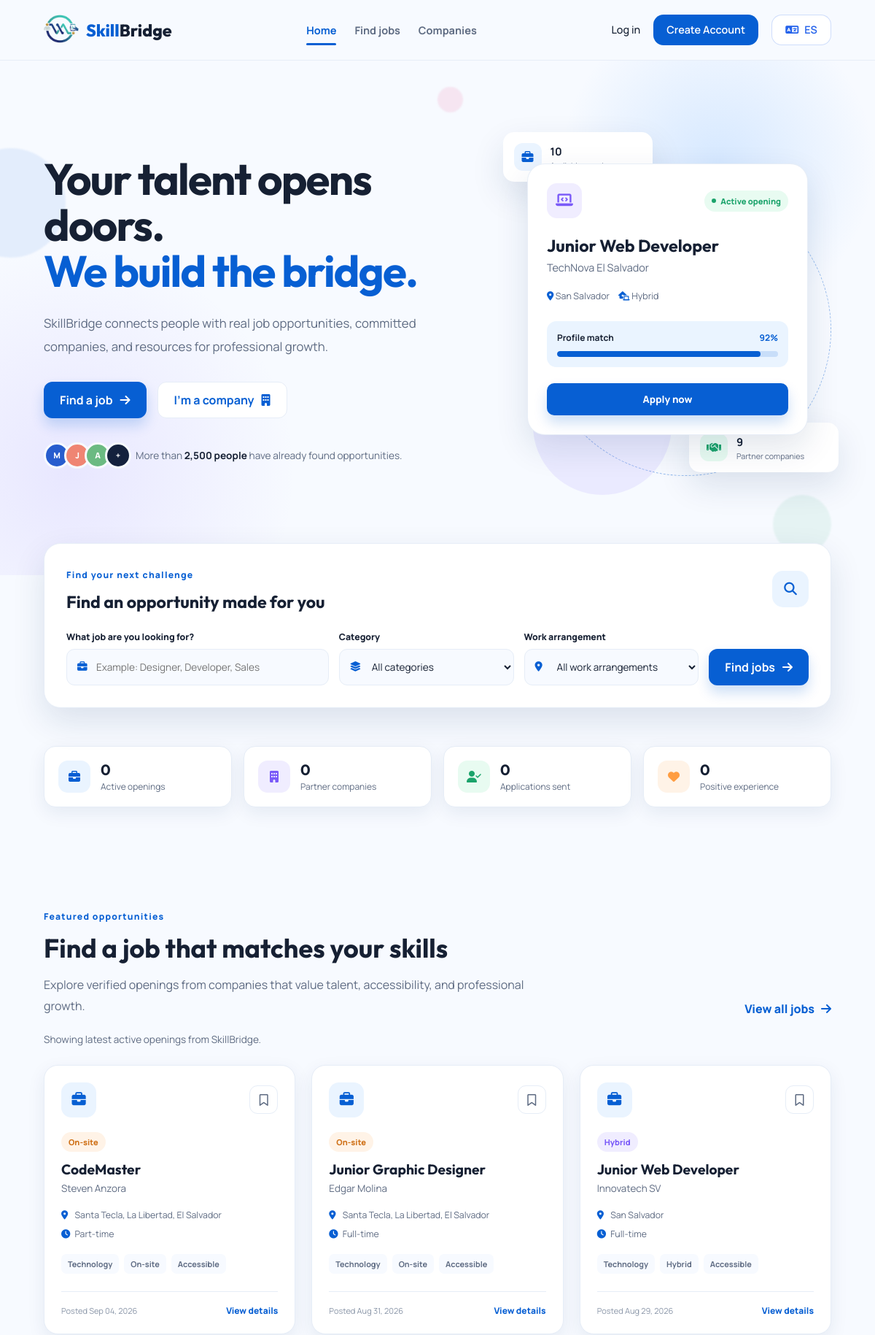
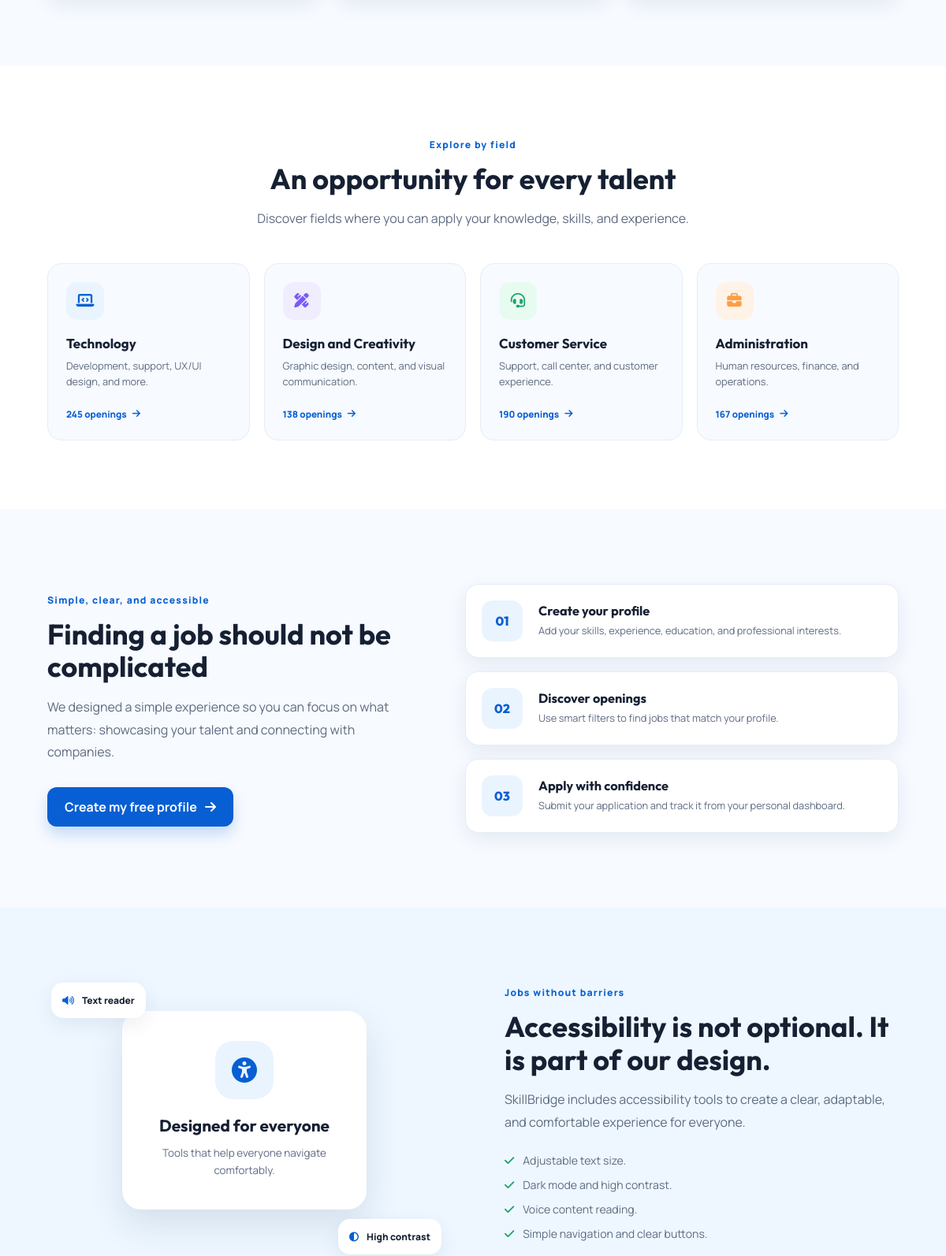
The page / (upper part) on the database its author committed (2 pictures, top to bottom).
### tables this page shows
CREATE TABLE `vacantes` (
  `id_vacante` int(11) NOT NULL,
  `id_empresa` int(11) NOT NULL,
  `titulo` varchar(150) NOT NULL,
  `titulo_en` varchar(150) DEFAULT NULL,
  `titulo_es` varchar(150) DEFAULT NULL,
  `categoria` varchar(80) NOT NULL,
  `modalidad` varchar(50) NOT NULL,
  `ubicacion` varchar(120) NOT NULL,
  `tipo_empleo` varchar(100) NOT NULL,
  `nivel_experiencia` varchar(80) NOT NULL,
  `salario` decimal(10,2) DEFAULT NULL,
  `descripcion` text NOT NULL,
  `descripcion_en` text DEFAULT NULL,
  `descripcion_es` text DEFAULT NULL,
  `responsabilidades` text DEFAULT NULL,
  `responsabilidades_en` text DEFAULT NULL,
  `responsabilidades_es` text DEFAULT NULL,
  `requisitos` text DEFAULT NULL,
  `requisitos_en` text DEFAULT NULL,
  `requisitos_es` text DEFAULT NULL,
  `habilidades` text DEFAULT NULL,
  `habilidades_en` text DEFAULT NULL,
  `habilidades_es` text DEFAULT NULL,
  `fecha_publicacion` timestamp NOT NULL DEFAULT current_timestamp(),
  `fecha_limite` date DEFAULT NULL,
  `estado` varchar(30) DEFAULT 'activa',
  `inclusiva` tinyint(1) DEFAULT 1
);

CREATE TABLE `empresas` (
  `id_empresa` int(11) NOT NULL,
  `nombre` varchar(120) NOT NULL,
  `lema` varchar(255) DEFAULT NULL,
  `descripcion` text DEFAULT NULL,
  `ubicacion` varchar(120) DEFAULT NULL,
  `anio_fundacion` year(4) DEFAULT NULL,
  `colaboradores` varchar(30) DEFAULT NULL,
  `logo` varchar(255) DEFAULT NULL,
  `estado` tinyint(1) DEFAULT 1,
  `fecha_registro` timestamp NOT NULL DEFAULT current_timestamp()
);

### index.php (the view, shortened to what the rows shown need)
<?php
require_once "config/conexion.php";
$usuarioLogueado = isset($_SESSION["id_usuario"]);
$tipoUsuario = $_SESSION["tipo_usuario"] ?? "";
$usuarioActual = null;
function limpiar($valor) {
    return htmlspecialchars($valor ?? "", ENT_QUOTES, "UTF-8");
}
function normalizarTextoBusqueda($valor) {
    $valor = trim((string)($valor ?? ""));
    $mapa = [
        "Á" => "A", "É" => "E", "Í" => "I", "Ó" => "O", "Ú" => "U", "Ü" => "U", "Ñ" => "N",
        "á" => "a", "é" => "e", "í" => "i", "ó" => "o", "ú" => "u", "ü" => "u", "ñ" => "n"
    ];
    $valor = strtr($valor, $mapa);
    $valor = strtolower($valor);
    $valor = preg_replace('/\s+/', ' ', $valor);
    return trim($valor);
}
function normalizarCategoria($valor) {
    $texto = normalizarTextoBusqueda($valor);
    if ($texto === "technology" || $texto === "tech" || $texto === "tecnologia") {
        return "technology";
    }
    return $texto;
}
function normalizarModalidad($valor) {
    $texto = normalizarTextoBusqueda($valor);
    if ($texto === "hybrid" || $texto === "hibrido" || $texto === "híbrido") {
        return "hybrid";
    }
    if ($texto === "on-site" || $texto === "onsite" || $texto === "in-person" || $texto === "in person" || $texto === "presencial") {
        return "on-site";
    }
    return $texto;
}
function normalizarTipoEmpleo($valor) {
    $texto = normalizarTextoBusqueda($valor);
    if ($texto === "full-time" || $texto === "full time" || $texto === "tiempo completo") {
        return "full-time";
    }
    if ($texto === "part-time" || $texto === "part time" || $texto === "medio tiempo") {
        return "part-time";
    }
    return $texto;
}
function modalidadClase($modalidad) {
    $modalidadNormalizada = normalizarModalidad($modalidad);
    if ($modalidadNormalizada === "hybrid") {
        return "hybrid";
    }
    return "in-person";
}
function categoriaSlug($categoria) {
    $categoriaNormalizada = normalizarCategoria($categoria);
    $mapa = [
        "technology" => "tecnologia",
        "design" => "diseno",
        "sales" => "ventas",
        "administration" => "administracion",
        "customer service" => "atencion",
        "human resources" => "recursos-humanos"
    ];
    return $mapa[$categoriaNormalizada] ?? "todos";
}
function modalidadSlug($modalidad) {
    $modalidadNormalizada = normalizarModalidad($modalidad);
    $mapa = [
        "remote" => "remoto",
        "hybrid" => "hibrido",
        "on-site" => "presencial"
    ];
    return $mapa[$modalidadNormalizada] ?? "todos";
}
$idiomasPermitidos = ["en", "es"];
if (isset($_GET["lang"]) && in_array($_GET["lang"], $idiomasPermitidos, true)) {
    $idiomaActual = $_GET["lang"];
} elseif ($usuarioActual && !empty($usuarioActual["idioma_preferido"])) {
    $idiomaActual = $usuarioActual["idioma_preferido"];
} elseif (!empty($_SESSION["idioma_preferido"])) {
    $idiomaActual = $_SESSION["idioma_preferido"];
} else {
    $idiomaActual = "en";
}
function t($key) {
    global $translations, $idiomaActual;
    return $translations[$idiomaActual][$key]
        ?? $translations["en"][$key]
        ?? $key;
}
function icono($clases, $labelKey) {
    echo '<i class="' . limpiar($clases) . '" role="img" aria-label="' . limpiar(t($labelKey)) . '" title="' . limpiar(t($labelKey)) . '"></i>';
}
function enlaceIdioma($pagina, $parametros = []) {
    global $idiomaActual;
    $parametros["lang"] = $idiomaActual;
    return $pagina . "?" . http_build_query($parametros);
}
function campoIdioma($fila, $campoBase) {
    global $idiomaActual;
    $campoPreferido = $campoBase . "_" . $idiomaActual;
    if (!empty($fila[$campoPreferido])) {
        return $fila[$campoPreferido];
    }
    return $fila[$campoBase] ?? "";
}
function etiquetaCategoria($categoria) {
    $categoriaNormalizada = normalizarCategoria($categoria);
    $mapa = [
        "technology" => t("cat_technology"),
        "design" => t("cat_design"),
        "sales" => t("cat_sales"),
        "administration" => t("cat_administration"),
        "customer service" => t("cat_customer_service"),
        "human resources" => t("cat_human_resources")
    ];
    return $mapa[$categoriaNormalizada] ?? ($categoria !== "" ? $categoria : t("general"));
}
function etiquetaModalidad($modalidad) {
    $modalidadNormalizada = normalizarModalidad($modalidad);
    $mapa = [
        "remote" => t("remote"),
        "hybrid" => t("hybrid"),
        "on-site" => t("onsite")
    ];
    return $mapa[$modalidadNormalizada] ?? ($modalidad !== "" ? $modalidad : t("not_specified"));
}
function etiquetaTipoEmpleo($tipoEmpleo) {
    $tipoNormalizado = normalizarTipoEmpleo($tipoEmpleo);
    $mapa = [
        "full-time" => t("full_time"),
        "part-time" => t("part_time"),
        "internship" => t("internship"),
        "temporary" => t("temporary"),
        "freelance" => t("freelance")
    ];
    return $mapa[$tipoNormalizado] ?? ($tipoEmpleo !== "" ? $tipoEmpleo : t("not_specified"));
}
function fechaPublicacionTexto($fecha) {
    $timestamp = strtotime($fecha);
    return t("posted") . " " . date("M d, Y", $timestamp);
}
function descripcionCorta($texto, $limite = 150) {
    $texto = trim(strip_tags($texto ?? ""));
    if (function_exists("mb_strlen") && function_exists("mb_substr")) {
        if (mb_strlen($texto, "UTF-8") <= $limite) {
            return $texto;
        }
        return mb_substr($texto, 0, $limite, "UTF-8") . "...";
    }
    return substr($texto, 0, $limite) . "...";
}
$esEmpresa = $tipoUsuario === "empresa";
$esAdmin = $tipoUsuario === "administrador";
$esCandidato = $tipoUsuario === "candidato";
$puedeBuscarEmpleo = !$usuarioLogueado || $esCandidato || $esAdmin;
$escalaTexto = $usuarioActual && isset($usuarioActual["escala_texto"]) ? (float)$usuarioActual["escala_texto"] : 1.00;
$empleosDestacados = [];
try {
    $sqlDestacados = "
        SELECT
            vacantes.id_vacante,
            vacantes.titulo,
            vacantes.titulo_en,
            vacantes.titulo_es,
            vacantes.categoria,
            vacantes.modalidad,
            vacantes.ubicacion,
            vacantes.tipo_empleo,
            vacantes.salario,
            vacantes.descripcion,
            vacantes.descripcion_en,
            vacantes.descripcion_es,
            vacantes.fecha_publicacion,
            empresas.nombre AS empresa_nombre
        FROM vacantes
        INNER JOIN empresas
            ON vacantes.id_empresa = empresas.id_empresa
        WHERE vacantes.estado = 'activa'
        ORDER BY vacantes.fecha_publicacion DESC
        LIMIT 3
    ";
    $stmtDestacados = $pdo->query($sqlDestacados);
    $empleosDestacados = $stmtDestacados->fetchAll();
} catch (PDOException $e) {
    $errorHomeDatos = true;
}
$bodyClasses = [];
$bodyClassText = implode(" ", $bodyClasses);
?>
<!DOCTYPE html>
<html lang="<?php echo limpiar($idiomaActual); ?>" style="--font-scale: <?php echo number_format($escalaTexto, 2); ?>;">
<head>
    <link rel="stylesheet"
        href="https://cdnjs.cloudflare.com/ajax/libs/font-awesome/6.6.0/css/all.min.css">
    <link rel="stylesheet" href="css/style.css?v=20260904footerfinal">
</head>
<body class="<?php echo limpiar($bodyClassText); ?>">
        <?php icono("fa-solid fa-universal-access", "accessibility_icon"); ?>
    <main id="mainContent">
        <section class="hero-section">
            <div class="container hero-grid">
                <div class="hero-content">
                    <h1>
                        <?php echo limpiar($esEmpresa ? t("hero_title_company") : t("hero_title_user")); ?>
                        <span><?php echo limpiar($esEmpresa ? t("hero_title_company_span") : t("hero_title_user_span")); ?></span>
                    </h1>
                </div>
            </div>
        </section>
        <?php if ($puedeBuscarEmpleo): ?>
            <section class="search-section" id="buscar-empleo">
                <div class="container">
                    <div class="search-box">
                        <div class="search-header">
                            <div>
                                <h2><?php echo limpiar(t("search_title")); ?></h2>
                            </div>
                        </div>
                    </div>
                </div>
            </section>
        <?php endif; ?>
        <?php if ($puedeBuscarEmpleo): ?>
            <section class="featured-jobs-section" id="empleos-destacados">
                <div class="container">
                    <div class="section-heading">
                        <div>
                            <h2><?php echo limpiar(t("featured_title")); ?></h2>
                        </div>
                    </div>
                    <div class="jobs-grid" id="jobsGrid">
                        <?php if (!empty($empleosDestacados)): ?>
                            <?php foreach ($empleosDestacados as $empleo): ?>
                                <?php
                                    $tituloEmpleo = campoIdioma($empleo, "titulo");
                                    $empresaEmpleo = $empleo["empresa_nombre"] ?? "Company";
                                    $ubicacionEmpleo = $empleo["ubicacion"] ?? t("not_specified");
                                    $modalidadEmpleo = $empleo["modalidad"] ?? "";
                                    $categoriaEmpleo = $empleo["categoria"] ?? "";
                                    $tipoEmpleoValor = $empleo["tipo_empleo"] ?? "";
                                    $descripcionEmpleo = descripcionCorta(campoIdioma($empleo, "descripcion"));
                                    $urlDetalle = enlaceIdioma("detalle-empleo.php", ["id" => (int)$empleo["id_vacante"]]);
                                    $modalidadEtiqueta = etiquetaModalidad($modalidadEmpleo);
                                    $categoriaEtiqueta = etiquetaCategoria($categoriaEmpleo);
                                    $tipoEmpleoEtiqueta = etiquetaTipoEmpleo($tipoEmpleoValor);
                                    $dataTitle = normalizarTextoBusqueda($tituloEmpleo . " " . $empresaEmpleo . " " . $categoriaEmpleo . " " . $modalidadEmpleo . " " . $ubicacionEmpleo);
                                ?>
                                <article class="job-card"
                                    data-title="<?php echo limpiar($dataTitle); ?>"
                                    data-category="<?php echo limpiar(categoriaSlug($categoriaEmpleo)); ?>"
                                    data-mode="<?php echo limpiar(modalidadSlug($modalidadEmpleo)); ?>">
                                    <div class="job-card-top">
                                        <div class="company-logo company-blue">
                                        </div>
                                        <button class="save-job-button" aria-label="<?php echo limpiar(t("bookmark_icon")); ?>"
                                            data-job="<?php echo limpiar($tituloEmpleo); ?>">
                                        </button>
                                    </div>
                                    <span class="job-type <?php echo limpiar(modalidadClase($modalidadEmpleo)); ?>">
                                        <?php echo limpiar($modalidadEtiqueta); ?>
                                    </span>
                                    <h3><?php echo limpiar($tituloEmpleo !== "" ? $tituloEmpleo : t("visual_job_title")); ?></h3>
                                    <p class="job-company"><?php echo limpiar($empresaEmpleo); ?></p>
                                    <div class="job-details">
                                        <span><?php icono("fa-solid fa-location-dot", "location_icon"); ?> <?php echo limpiar($ubicacionEmpleo); ?></span>
                                        <span><?php icono("fa-solid fa-clock", "clock_icon"); ?> <?php echo limpiar($tipoEmpleoEtiqueta); ?></span>
                                    </div>
                                    <div class="job-skills">
                                        <span><?php echo limpiar($categoriaEtiqueta); ?></span>
                                        <span><?php echo limpiar($modalidadEtiqueta); ?></span>
                                        <span><?php echo limpiar(t("inclusive")); ?></span>
                                    </div>
                                    <div class="job-card-footer">
                                        <span class="job-date">
                                            <?php echo limpiar(fechaPublicacionTexto($empleo["fecha_publicacion"] ?? "")); ?>
                                        </span>
                                        <a href="<?php echo limpiar($urlDetalle); ?>" class="details-button"
                                            data-title="<?php echo limpiar($tituloEmpleo); ?>"
                                            data-company="<?php echo limpiar($empresaEmpleo); ?>"
                                            data-location="<?php echo limpiar($ubicacionEmpleo); ?>"
                                            data-mode="<?php echo limpiar($modalidadEtiqueta); ?>"
                                            data-description="<?php echo limpiar($descripcionEmpleo); ?>"
                                            data-url="<?php echo limpiar($urlDetalle); ?>">
                                            <?php echo limpiar(t("view_details")); ?>
                                        </a>
                                    </div>
                                </article>
                            <?php endforeach; ?>
                        <?php endif; ?>
                    </div>
                </div>
            </section>
            <section class="categories-section">
                <div class="container">
                    <div class="section-heading centered-heading">
                        <div>
                            <h2><?php echo limpiar(t("categories_title")); ?></h2>
                        </div>
                    </div>
                </div>
            </section>
        <?php endif; ?>
        <section class="process-section">
            <div class="container process-grid">
                <div class="process-content">
                    <h2><?php echo limpiar($esEmpresa ? t("process_title_company") : t("process_title_user")); ?></h2>
                </div>
            </div>
        </section>
        <section class="inclusion-section">
            <div class="container inclusion-grid">
                <div class="inclusion-content">
                    <h2><?php echo limpiar(t("inclusion_title")); ?></h2>
                </div>
            </div>
        </section>
    </main>
</body>
</html>

### rows shown on the page
vacantes: modalidad "On-site", titulo_en "CodeMaster", id_empresa.nombre "Steven Anzora", ubicacion "Santa Tecla, La Libertad, El Salvador", tipo_empleo "Part-time", categoria "Technology", fecha_publicacion "Posted Sep 04, 2026"
vacantes: modalidad "On-site", titulo_en "Junior Graphic Designer", id_empresa.nombre "Edgar Molina", ubicacion "Santa Tecla, La Libertad, El Salvador", tipo_empleo "Full-time", categoria "Technology", fecha_publicacion "Posted Aug 31, 2026"
vacantes: modalidad "Hybrid", titulo_en "Junior Web Developer", id_empresa.nombre "Innovatech SV", ubicacion "San Salvador", tipo_empleo "Full-time", categoria "Technology", fecha_publicacion "Posted Aug 29, 2026"

### other values the page prints
limpiar(t("nav_home")) "Home"
limpiar(t("nav_find_jobs")) "Find jobs"
limpiar(t("nav_companies")) "Companies"
limpiar(t("nav_login")) "Log in"
limpiar(t("nav_create_account")) "Create Account"
limpiar($etiquetaIdiomaSiguiente) "ES"
limpiar($esEmpresa ? t("hero_title_company") : t("hero_title_user")) "Your talent opens doors."
limpiar($esEmpresa ? t("hero_text_company") : t("hero_text_user")) "SkillBridge connects people with real job opportunities, committed companies, and resources for professional growth."
limpiar(t("hero_find_job")) "Find a job"
limpiar(t("hero_company")) "I'm a company"
limpiar(t("hero_trust_prefix")) "More than"
limpiar(t("hero_trust_strong")) "2,500 people"
limpiar(t("hero_trust_suffix")) "have already found opportunities."
limpiar(t("visual_status")) "Active opening"
limpiar(t("visual_job_title")) "Junior Web Developer"
